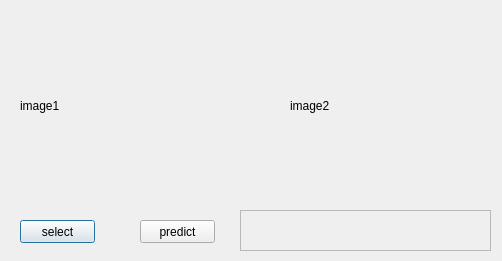
<?xml version="1.0" encoding="UTF-8"?>
<ui version="4.0">
 <class>Dialog</class>
 <widget class="QDialog" name="Dialog">
  <property name="geometry">
   <rect>
    <x>0</x>
    <y>0</y>
    <width>502</width>
    <height>261</height>
   </rect>
  </property>
  <property name="windowTitle">
   <string>Dialog</string>
  </property>
  <widget class="QLabel" name="inputImage">
   <property name="geometry">
    <rect>
     <x>20</x>
     <y>20</y>
     <width>201</width>
     <height>171</height>
    </rect>
   </property>
   <property name="text">
    <string>image1</string>
   </property>
  </widget>
  <widget class="QPushButton" name="selectImage">
   <property name="geometry">
    <rect>
     <x>20</x>
     <y>220</y>
     <width>75</width>
     <height>23</height>
    </rect>
   </property>
   <property name="text">
    <string>select</string>
   </property>
  </widget>
  <widget class="QPushButton" name="predictImage">
   <property name="geometry">
    <rect>
     <x>140</x>
     <y>220</y>
     <width>75</width>
     <height>23</height>
    </rect>
   </property>
   <property name="text">
    <string>predict</string>
   </property>
  </widget>
  <widget class="QLabel" name="outputImage">
   <property name="geometry">
    <rect>
     <x>290</x>
     <y>20</y>
     <width>201</width>
     <height>171</height>
    </rect>
   </property>
   <property name="text">
    <string>image2</string>
   </property>
  </widget>
  <widget class="QTextEdit" name="textEdit">
   <property name="enabled">
    <bool>false</bool>
   </property>
   <property name="geometry">
    <rect>
     <x>240</x>
     <y>210</y>
     <width>251</width>
     <height>41</height>
    </rect>
   </property>
  </widget>
 </widget>
 <resources/>
 <connections/>
</ui>
